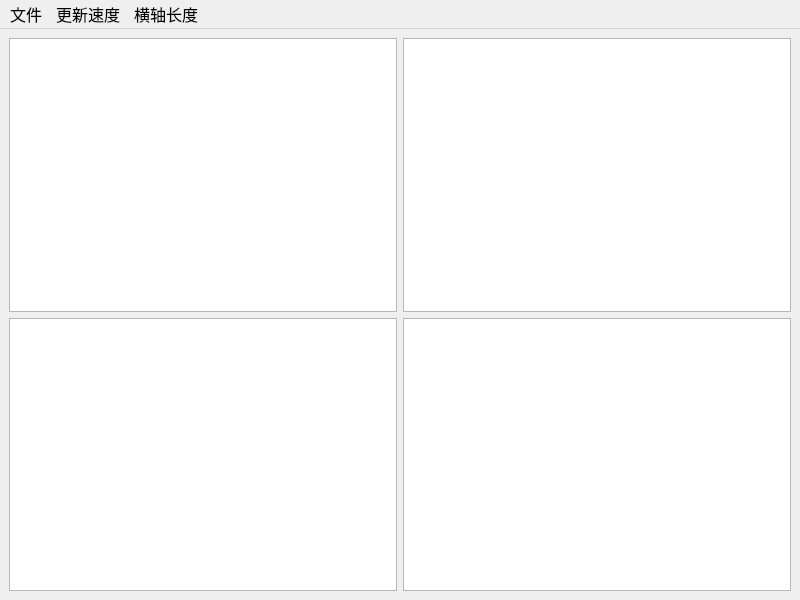
<?xml version="1.0" encoding="UTF-8"?>
<ui version="4.0">
 <class>ChartsWindow</class>
 <widget class="QMainWindow" name="ChartsWindow">
  <property name="geometry">
   <rect>
    <x>0</x>
    <y>0</y>
    <width>800</width>
    <height>600</height>
   </rect>
  </property>
  <property name="font">
   <font>
    <pointsize>12</pointsize>
   </font>
  </property>
  <property name="windowTitle">
   <string>数据监视</string>
  </property>
  <widget class="QWidget" name="centralwidget">
   <layout class="QGridLayout" name="gridLayout">
    <item row="0" column="0">
     <widget class="QChartView" name="heightChartView"/>
    </item>
    <item row="0" column="1">
     <widget class="QChartView" name="speedChartView"/>
    </item>
    <item row="1" column="0">
     <widget class="QChartView" name="phiChartView"/>
    </item>
    <item row="1" column="1">
     <widget class="QChartView" name="miuChartView"/>
    </item>
   </layout>
  </widget>
  <widget class="QMenuBar" name="menubar">
   <property name="geometry">
    <rect>
     <x>0</x>
     <y>0</y>
     <width>800</width>
     <height>27</height>
    </rect>
   </property>
   <widget class="QMenu" name="menu">
    <property name="title">
     <string>文件</string>
    </property>
    <addaction name="saveAction"/>
   </widget>
   <widget class="QMenu" name="menu_2">
    <property name="title">
     <string>更新速度</string>
    </property>
    <addaction name="time0Action"/>
    <addaction name="time05Action"/>
    <addaction name="time1Action"/>
    <addaction name="time5Action"/>
   </widget>
   <widget class="QMenu" name="menu_3">
    <property name="title">
     <string>横轴长度</string>
    </property>
    <addaction name="x5Action"/>
    <addaction name="x10Action"/>
    <addaction name="x30Action"/>
    <addaction name="x60Action"/>
   </widget>
   <addaction name="menu"/>
   <addaction name="menu_2"/>
   <addaction name="menu_3"/>
  </widget>
  <action name="saveAction">
   <property name="text">
    <string>导出数据</string>
   </property>
  </action>
  <action name="time0Action">
   <property name="checkable">
    <bool>true</bool>
   </property>
   <property name="text">
    <string>立即</string>
   </property>
  </action>
  <action name="time05Action">
   <property name="checkable">
    <bool>true</bool>
   </property>
   <property name="text">
    <string>0.5秒</string>
   </property>
  </action>
  <action name="time1Action">
   <property name="checkable">
    <bool>true</bool>
   </property>
   <property name="text">
    <string>1秒</string>
   </property>
  </action>
  <action name="time5Action">
   <property name="text">
    <string>5秒</string>
   </property>
  </action>
  <action name="x5Action">
   <property name="checkable">
    <bool>true</bool>
   </property>
   <property name="text">
    <string>5秒</string>
   </property>
  </action>
  <action name="x10Action">
   <property name="checkable">
    <bool>true</bool>
   </property>
   <property name="text">
    <string>10秒</string>
   </property>
  </action>
  <action name="x30Action">
   <property name="checkable">
    <bool>true</bool>
   </property>
   <property name="text">
    <string>30秒</string>
   </property>
  </action>
  <action name="x60Action">
   <property name="checkable">
    <bool>true</bool>
   </property>
   <property name="text">
    <string>60秒</string>
   </property>
  </action>
 </widget>
 <customwidgets>
  <customwidget>
   <class>QChartView</class>
   <extends>QGraphicsView</extends>
   <header>QtCharts/QChartView</header>
  </customwidget>
 </customwidgets>
 <resources/>
 <connections/>
</ui>
